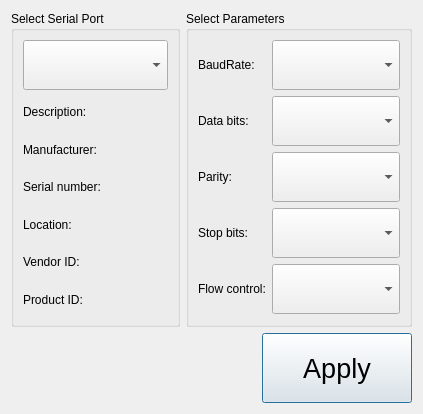
<?xml version="1.0" encoding="UTF-8"?>
<ui version="4.0">
 <class>SettingsDialog</class>
 <widget class="QDialog" name="SettingsDialog">
  <property name="geometry">
   <rect>
    <x>0</x>
    <y>0</y>
    <width>423</width>
    <height>414</height>
   </rect>
  </property>
  <property name="windowTitle">
   <string>Settings</string>
  </property>
  <layout class="QGridLayout" name="gridLayout_3">
   <item row="0" column="0">
    <widget class="QGroupBox" name="selectBox">
     <property name="title">
      <string>Select Serial Port</string>
     </property>
     <layout class="QGridLayout" name="gridLayout">
      <item row="0" column="0">
       <widget class="QComboBox" name="serialPortInfoListBox">
        <property name="minimumSize">
         <size>
          <width>0</width>
          <height>50</height>
         </size>
        </property>
        <property name="font">
         <font>
          <pointsize>20</pointsize>
         </font>
        </property>
       </widget>
      </item>
      <item row="1" column="0">
       <widget class="QLabel" name="descriptionLabel">
        <property name="text">
         <string>Description:</string>
        </property>
       </widget>
      </item>
      <item row="2" column="0">
       <widget class="QLabel" name="manufacturerLabel">
        <property name="text">
         <string>Manufacturer:</string>
        </property>
       </widget>
      </item>
      <item row="3" column="0">
       <widget class="QLabel" name="serialNumberLabel">
        <property name="text">
         <string>Serial number:</string>
        </property>
       </widget>
      </item>
      <item row="4" column="0">
       <widget class="QLabel" name="locationLabel">
        <property name="text">
         <string>Location:</string>
        </property>
       </widget>
      </item>
      <item row="5" column="0">
       <widget class="QLabel" name="vidLabel">
        <property name="text">
         <string>Vendor ID:</string>
        </property>
       </widget>
      </item>
      <item row="6" column="0">
       <widget class="QLabel" name="pidLabel">
        <property name="text">
         <string>Product ID:</string>
        </property>
       </widget>
      </item>
     </layout>
    </widget>
   </item>
   <item row="0" column="1">
    <widget class="QGroupBox" name="parametersBox">
     <property name="title">
      <string>Select Parameters</string>
     </property>
     <layout class="QGridLayout" name="gridLayout_2">
      <item row="0" column="0">
       <widget class="QLabel" name="baudRateLabel">
        <property name="text">
         <string>BaudRate:</string>
        </property>
       </widget>
      </item>
      <item row="0" column="1">
       <widget class="QComboBox" name="baudRateBox">
        <property name="minimumSize">
         <size>
          <width>0</width>
          <height>50</height>
         </size>
        </property>
        <property name="font">
         <font>
          <pointsize>20</pointsize>
         </font>
        </property>
       </widget>
      </item>
      <item row="1" column="0">
       <widget class="QLabel" name="dataBitsLabel">
        <property name="text">
         <string>Data bits:</string>
        </property>
       </widget>
      </item>
      <item row="1" column="1">
       <widget class="QComboBox" name="dataBitsBox">
        <property name="minimumSize">
         <size>
          <width>0</width>
          <height>50</height>
         </size>
        </property>
        <property name="font">
         <font>
          <pointsize>20</pointsize>
         </font>
        </property>
       </widget>
      </item>
      <item row="2" column="0">
       <widget class="QLabel" name="parityLabel">
        <property name="text">
         <string>Parity:</string>
        </property>
       </widget>
      </item>
      <item row="2" column="1">
       <widget class="QComboBox" name="parityBox">
        <property name="minimumSize">
         <size>
          <width>0</width>
          <height>50</height>
         </size>
        </property>
        <property name="font">
         <font>
          <pointsize>20</pointsize>
         </font>
        </property>
       </widget>
      </item>
      <item row="3" column="0">
       <widget class="QLabel" name="stopBitsLabel">
        <property name="text">
         <string>Stop bits:</string>
        </property>
       </widget>
      </item>
      <item row="3" column="1">
       <widget class="QComboBox" name="stopBitsBox">
        <property name="minimumSize">
         <size>
          <width>0</width>
          <height>50</height>
         </size>
        </property>
        <property name="font">
         <font>
          <pointsize>20</pointsize>
         </font>
        </property>
       </widget>
      </item>
      <item row="4" column="0">
       <widget class="QLabel" name="flowControlLabel">
        <property name="text">
         <string>Flow control:</string>
        </property>
       </widget>
      </item>
      <item row="4" column="1">
       <widget class="QComboBox" name="flowControlBox">
        <property name="minimumSize">
         <size>
          <width>0</width>
          <height>50</height>
         </size>
        </property>
        <property name="font">
         <font>
          <pointsize>20</pointsize>
         </font>
        </property>
       </widget>
      </item>
     </layout>
    </widget>
   </item>
   <item row="1" column="0" colspan="2">
    <layout class="QHBoxLayout" name="horizontalLayout">
     <item>
      <spacer name="horizontalSpacer">
       <property name="orientation">
        <enum>Qt::Horizontal</enum>
       </property>
       <property name="sizeHint" stdset="0">
        <size>
         <width>96</width>
         <height>20</height>
        </size>
       </property>
      </spacer>
     </item>
     <item>
      <widget class="QPushButton" name="applyButton">
       <property name="minimumSize">
        <size>
         <width>150</width>
         <height>70</height>
        </size>
       </property>
       <property name="font">
        <font>
         <pointsize>20</pointsize>
        </font>
       </property>
       <property name="text">
        <string>Apply</string>
       </property>
      </widget>
     </item>
    </layout>
   </item>
  </layout>
 </widget>
 <resources/>
 <connections/>
</ui>
